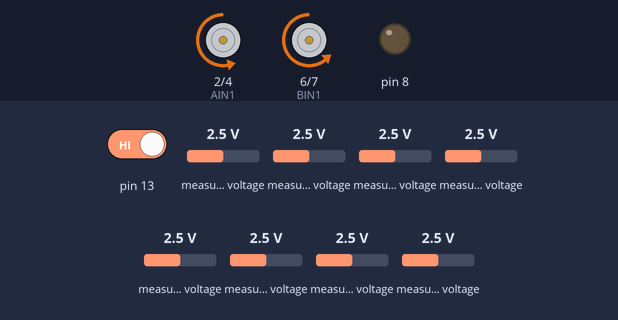
Bench run of a sketch on a simulated Arduino Nano, built with avr-gcc and run on an emulated ATmega328P. Shown: motor-driver pin pairs drawn as motors (green arrow = first pin HIGH = forward, orange = second pin HIGH = backward, longer = more drive, scaled by the enable pin), output pins drawn as LEDs (lit = HIGH). The test bench sets the inputs (shaded band); at power-on: measured voltage 2.5 V, pin 13 HIGH.

Above: at 1.2 s.
1.3 s: measured voltage (sensor 207) set to 3.8 V
At 2.6 s:
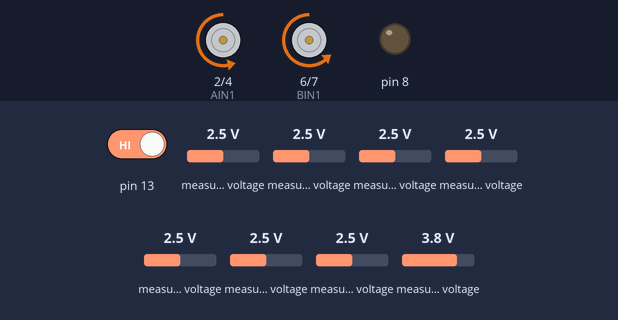
2.9 s: measured voltage (sensor 200) set to 2.8 V
5.9 s: measured voltage (sensor 206) set to 2.1 V
At 7.1 s:
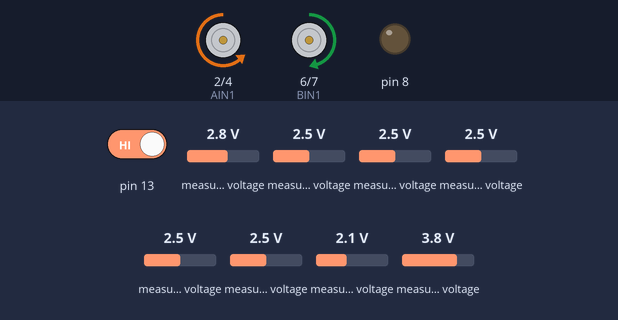
7.5 s: measured voltage (sensor 206) set to 2.5 V
At 9.1 s:
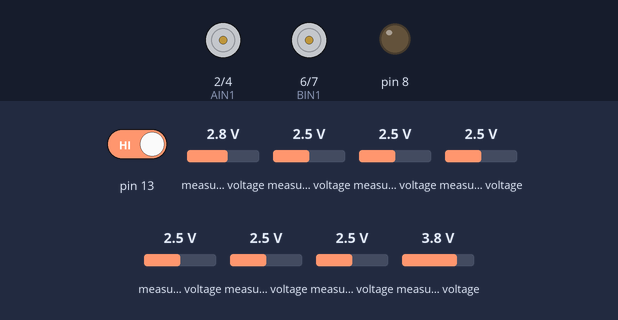
Timing chart, 0 to 10.6 s (numbered marks = the images above; inputs shaded):
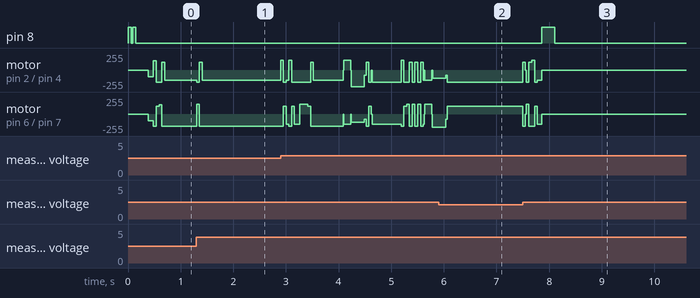

The sketch:

SECOND_MESSION.ino
```cpp
void setup() {
  RobotSetup();     //Setup the robot >> Do not Remove <<
  BEEP(2, 60, 30);  //Sound

//Sample();
 StartPlan();
}

void loop() {

  MotorStop();      //MotorStop
}
```

EDIT_PLAN.ino
```cpp
void StartPlan() {
  MotorStop();
  OK(); delay(200);
  //Beep(250);
  Motor(100, 100); delay(100);


 // Line_Left(150, 'l');
 Line_Stop(140, 'x');
   TurnL();

  Line_Stop(140, 'x');
  TurnR();


 // Line_Right(150, 'r');
  Line_Right(150, 'r');

  Line_Left(150, 'l');

  Line_Stop(100, 'x');
   Motor(150,150);delay(50);
   TurnL();


      Motor(150,150);delay(100);
       Motor(150,-150);delay(150);

        Line_Stop(110, 'x');


    Line_Right(110, 'r');

      //Line_Right(150, 'r');
     Line_Timer(150, 570);
     AvoidLeft();
     Line_Timer(150, 550);
    Line_Left(150, 'l');
     Line_Right(150, 'r');
      Line_Right(150, 'r');
       Line_Stop(150, 'x');
       TurnR();
       Line_Timer(150, 15);
       AvoidRight();
       Line_Right(150, 'r');
      Line_Left(150, 'l');
 Line_Stop(150, 'x');
 Motor(150,150);delay(80);


  /*Line_Right(150, 'r');
  Line_Right(150, 'r');
  Line_Right(150, 'r');
  Line_Timer(150, 590);
  AvoidLeft();
  Line_Left(150, 'l');
  Line_Right(150, 'r');
  Line_Right(150, 'r');
  Line_Right(150, 'r');
  Line_Right(150, 'r');
  Line_Left(150, 'l');
    Line_Stop(100, 'x');
  Motor(150,150);delay(100);
  /*Line_Timer(150, 1400);
  Line_Left(150, 'l');
  Line_Right(150, 'r');
  Line_Right(150, 'r');
  Line_Right(150, 'r');
  Line_Right(150, 'r');
  Line_Left(150, 'l');
  Line_Stop(100, 'x');
  Motor(150,150);delay(100);


 /*

  //Line_Object(120,10,'l');
  Line_Left(150, 'l');
  Line_Right(150, 'r');
  Line_Right(150, 'r');
  Line_Right(150, 'r');
  Line_Timer(150, 20);
  //Line_Object(140,10,'r');
  AvoidRight();
  Line_Right(150, 'r');
  Line_Left(150, 'l');
  Line_Stop(150, 'x');
  Motor(150,150);delay(100);

  /*
  Line_Right(150, 'r');
  Line_Left(150, 'l');
  Line_Stop(150, 'x');
  Motor(150,150);delay(100);


   /*

  //  Motor(-150,150);delay(130);
  //Line_Left(100, 'l');
  Line_Right(150, 'r');
  Line_Right(150, 'r');
  Line_Right(150, 'r');
  Line_Timer(150, 500);
 Line_Object(120,10,'l');
  Line_Left(150, 'l');
  Line_Right(150, 'r');
  Line_Right(150, 'r');
  Line_Right(150, 'r');

  Line_Timer(120, 20);
  Line_Object(100,9,'r');
  Line_Right(150, 'r');
  Line_Left(150, 'l');
Line_Stop(150, 'x');
   Motor(150,150);delay(100);


   /*
  Motor(-95,195);delay(250);
  Line_Left(220, 'l');
      Line_Right(250, 'r');
      LineSen_Left(200, 0);

       Line_Left(220, 'l');

          Line_Right(250, 'r');
 Line_Stop(250, 'x');
 Motor(195,195);delay(250);
       //LineSen_Left(220, 0);

 // Line_Left(220, 'l');


   /* Line_Left(220, 'l');
Line_Timer(170, 500);
   /*Line_Right(250, 'r');

   //Line_Left(220, 'l');
   Line_Right(250, 'r');
      Line_Right(250, 'r');
  Line_Left(220, 'l');
  Line_Left(220, 'l');
      Line_Right(250, 'r');

 /* LineSen_Left(220, 0);
  Line_Left(220, 'l');
  Line_Right(250, 'r');
  Line_Stop(250, 'x');
  //Line_Right(250, 'r');
 // LineSen_Right(
  //Line_Stop(250, 'x');
  /*Line_Left(220, 'l');
  Line_Right(220, 'r');
   Line_Timer(170, 1650);
   Line_Timer(200, 1000);
   Line_Left(220, 'l' );
  Line_Stop(180, 'x');
   Motor(195,-95);delay(250);

  Line_Stop(180, 'x');
 /* Line_Object(150,10, 'r');


  Line_Right(220, 'r');
  Line_Left(220, 'l');
  Line_Left(220, 'l');
  Line_Timer(150, 1140);
  Line_Object(150,9,'r');

  Line_Stop(180, 'x');

  Motor(-80,150);delay(250);

  Line_Left(250, 'l');
   Line_Right(220, 'r');
    Line_Stop(250, 'x');
  /*
 //Line_TimeLine_Object(150,12, 'r');r(160,2500);
 // Line_Left(250, 'l');
 // Line_Stop(250, 'r');

  //Line_Stop(200, 'x');
 // Motor(-80,170);delay(250);

 /*
 Line_Object(150,12, 'r');
 Line_Stop(200, 'x');
 Motor(-80,170);delay(250);

*/


  MotorStop();
  Beep(250);
}


void Sample() {
  MotorStop();
  OK(); delay(500);
  Beep(250);

  Forward(120);
  delay(1000);

  Left(150);
  delay(500);

  Backward(120);
  delay(1000);

  Right(150);
  delay(500);

  MotorStop();
}
```

FUNCTION.ino
```cpp
void Line_Right(int spd,char crossdetect){
  fline(spd, 20, 150, 'r', crossdetect);
}
void Line_Left(int spd,char crossdetect){
  fline(spd, 20, 150, 'l', crossdetect);
}
void Line_Forward(int spd,char crossdetect){
  fline(spd, 20, 150, 'p', crossdetect);
}
void Line_Stop(int spd,char crossdetect){
  fline(spd, 20, 150, 's', crossdetect);
}

void Line_Object(int spd,int range,char select){
  flineOb(spd, 20, 150, range, select);
}
void Line_Timer(int spd,int tim){
  TimerPID(spd, 20, 150, tim);
}

void LineSen_Right(int spd,int NumSensor){
  flineSen(spd, 35, 150, 'r', NumSensor);
}
void LineSen_Left(int spd,int NumSensor){
  flineSen(spd, 35, 150, 'l', NumSensor);
}

void Forward(int spd){
  Motor(spd,spd);
}
void Backward(int spd){
  Motor(-spd,-spd);
}
void Left(int spd){
  Motor(-spd,spd);
}
void Right(int spd){
  Motor(spd,-spd);
}
void Stop(int spd){
  Motor(0,0);
}
```

Motor.ino
```cpp
// DO NOT EDIT //

#define PWMA 3
#define AIN1 2
#define AIN2 4

#define PWMB 5
#define BIN1 6
#define BIN2 7

void Motor1(int speedmotor2) {
  bool dir2 = (speedmotor2 >= 0 ? true : false);
  speedmotor2 = abs(speedmotor2);
  if (speedmotor2 > 255) {
    speedmotor2 = 255;
  }
  digitalWrite(BIN1, !dir2);
  digitalWrite(BIN2, dir2);
  analogWrite(PWMB, speedmotor2);
}
void Motor2(int speedmotor1) {
  bool dir1 = (speedmotor1 >= 0 ? true : false);
  speedmotor1 = abs(speedmotor1);
  if (speedmotor1 > 255) {
    speedmotor1 = 255;
  }
  digitalWrite(AIN1, !dir1);
  digitalWrite(AIN2, dir1);
  analogWrite(PWMA, speedmotor1);
}


void Motor(int leftsp, int rightsp) {
  Motor1(rightsp);
  Motor2(leftsp);
}

void MotorStop() {
  analogWrite(PWMA, 0);
  analogWrite(PWMB, 0);
}
```

Source omitted: SENSOR.ino (13333 bytes)

Measured:
- the behaviour switches between 2.3 and 2.2 V on measured voltage (sensor 206) (found by bisection; images 1 and 2)
- after the input at 1.3 s, motor on pin 2 (AIN1) / pin 4 (AIN2): backward 150/255 → backward 180/255 at once, → forward 120/255 0.05 s later, → backward 150/255 0.05 s later; motor on pin 6 (BIN1) / pin 7 (BIN2): backward 180/255 → forward 150/255 at once, → backward 180/255 0.05 s later
- after the input at 5.9 s, pin 8: stays LOW (without the input it goes to HIGH after 0.57 s); motor on pin 2 (AIN1) / pin 4 (AIN2): goes on until 6.1 s, then stays backward 180/255; motor on pin 6 (BIN1) / pin 7 (BIN2): goes on until 6.1 s, then stays forward 120/255
- after the input at 7.5 s, pin 8: LOW → HIGH after 0.36 s, → LOW 0.25 s later; motor on pin 2 (AIN1) / pin 4 (AIN2): backward 180/255 → backward 150/255 at once, → stopped 0.36 s later; motor on pin 6 (BIN1) / pin 7 (BIN2): forward 120/255 → backward 180/255 at once, → backward 150/255 0.22 s later, → stopped 0.13 s later
